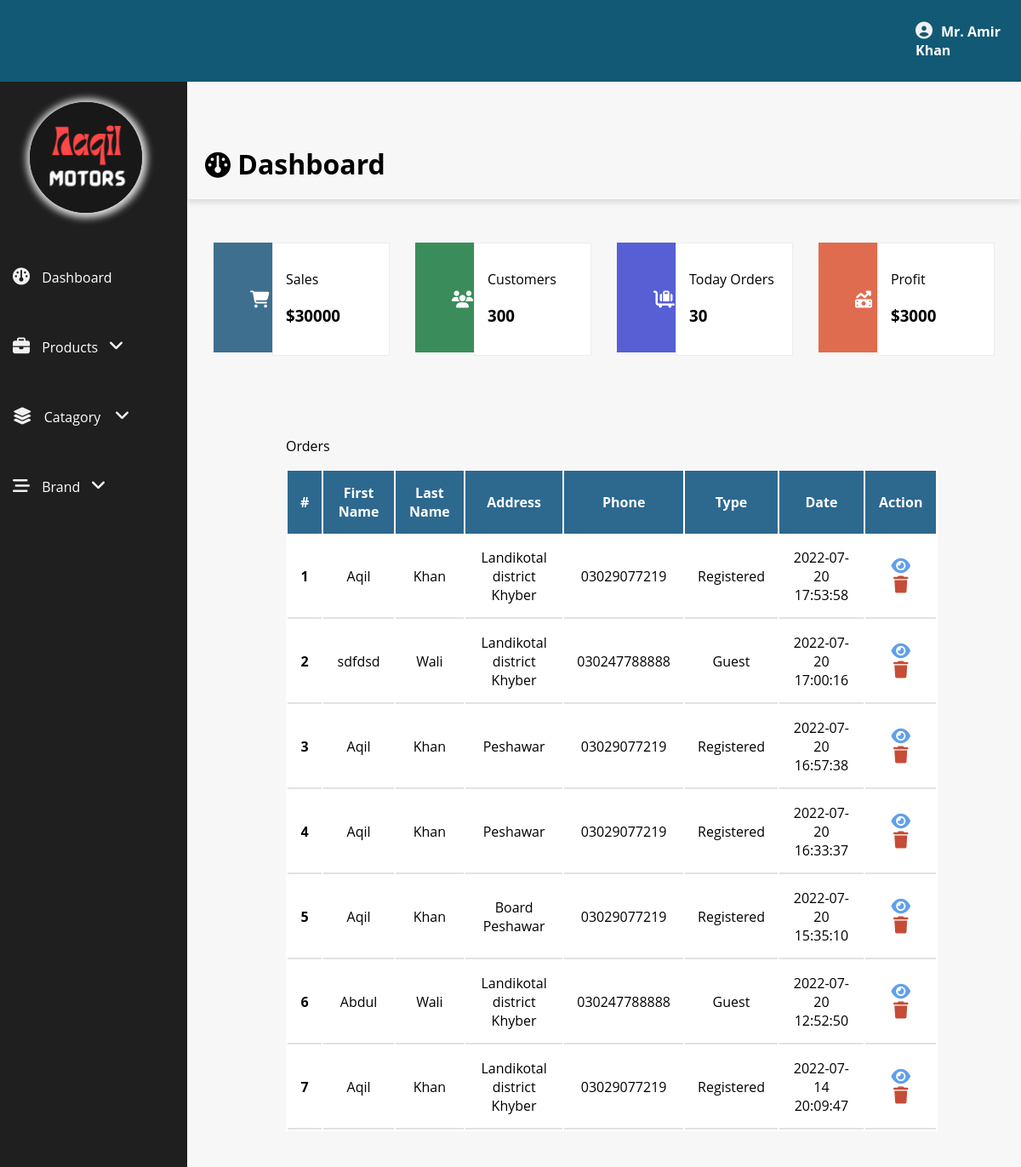
The page /vehicle_store/admin/index.php (signed in) on the database its author committed.
### tables this page shows
CREATE TABLE `order_customer` (
  `id` int(20) NOT NULL,
  `first_name` varchar(255) NOT NULL,
  `last_name` varchar(255) NOT NULL,
  `email` varchar(255) NOT NULL,
  `phone` varchar(255) NOT NULL,
  `address` varchar(2000) NOT NULL,
  `date` varchar(255) NOT NULL,
  `type` varchar(255) NOT NULL
);

### vehicle_store/admin/database.php (called while the page is built, shortened)
<?php
class Database
{
	private $db_host = "localhost";
	private $db_root = "root";
	private $db_password = "";
	private $db_name = "vehicle_store";
	private $conn = false;
	private $result = array();
	public function __construct()
	{
		if (!$this->conn) {
			$this->mysqli = new mysqli($this->db_host, $this->db_root, $this->db_password, $this->db_name);
			$this->conn = true;
		} else {
			return true;
		}
	}
	public function sql_select($sql)
	{
		$query = $this->mysqli->query($sql);
		if ($query) {
			$this->result = $query->fetch_all(MYSQLI_ASSOC);
			return true;
		} else {
			array_push($this->result, "An error occured");
			return false;
		}
	}
	public function getResult()
	{
		$message = $this->result;
		$this->result = array();
		return $message;
	}
}

### vehicle_store/admin/index.php (the view, shortened to what this page needs)
<?php
include "database.php";
$select_orders = new Database();
$sql = "SELECT * FROM order_customer ORDER BY id desc";
$select_orders->sql_select($sql);
?>
<!DOCTYPE html>
<html lang="en">
<head>
	<link rel="stylesheet" href="https://cdnjs.cloudflare.com/ajax/libs/font-awesome/6.1.1/css/all.min.css"
 />
	<link rel="stylesheet" href="style.css">
</head>
<body>
	<?php require "header.php"; ?>
	<div class="main">
		<div class="sidebar-section col-2">
			<?php require "sidebar.php" ?>
		</div>
		<div class="content">
			<div class="dash-title">
				<h1><i class="fa-solid fa-gauge"></i> Dashboard</h1>
			</div>
			<div class="col-12">
				<div class="row">
					<div class="card-row">
						<div class="cards col-3">
							<div class="row">
								<div class="sales-icon sales col-4">
									<h2>
										<i class="fa-solid fa-cart-shopping"></i>
									</h2>
								</div>
								<div class="sales-desc sales col-8">
									<p>Sales</p>
									<h3>$30000</h3>
								</div>
							</div>
						</div>
						<div class="cards col-3">
							<div class="row">
								<div class="sales-icon customers col-4">
									<h2>
										<i class="fa-solid fa-users"></i>
									</h2>
								</div>
								<div class="sales-desc customers col-8">
									<p>Customers</p>
									<h3>300</h3>
								</div>
							</div>
						</div>
					</div>
					<div class="card-row">
						<div class="cards col-3">
							<div class="row">
								<div class="sales-icon orders col-4">
									<h2>
										<i class="fa-solid fa-cart-flatbed-suitcase"></i>
									</h2>
								</div>
								<div class="sales-desc orders col-8">
									<p>Today Orders</p>
									<h3>30</h3>
								</div>
							</div>
						</div>
						<div class="cards col-3">
							<div class="row">
								<div class="sales-icon profit  col-4">
									<h2>
										<i class="fa-solid fa-money-bill-trend-up"></i>
									</h2>
								</div>
								<div class="sales-desc profit col-8">
									<p>Profit</p>
									<h3>$3000</h3>
								</div>
							</div>
						</div>
					</div>
				</div>
			</div>
			<div class="row">
				<div class="col-11">
					<form id="form1" action="delete_multiple.php" method="post">
						<p>Orders</p>
						<table id="table1">
							<thead>
								<tr>
									<th>#</th>
									<th>First Name</th>
									<th>Last Name</th>
									<th>Address</th>
									<th>Phone</th>
									<th>Type</th>
									<th>Date</th>
									<th>Action</th>
								</tr>
							</thead>
							<tbody>
								<?php
								$sr = 1;
								foreach ($select_orders->getResult() as $value) {
								?>
								<tr>
									<td><b><?php echo $sr ?></b></td>
									<td><?php echo $value['first_name'] ?></td>
									<td><?php echo $value['last_name'] ?></td>
									<td><?php echo $value['address'] ?></td>
									<td><?php echo $value['phone'] ?></td>
									<td><?php echo $value['type'] ?></td>
									<td><?php echo $value['date'] ?></td>
									<td>
										<a id="details" href="order_details.php?id=<?php echo $value['id'] ?>" title="View Order Details"><i
												class="fa-solid fa-eye"></i></a>
										<a id="deletesingle" href=""><i class="fa-solid fa-trash"></i></a>
									</td>
								</tr>
								<?php
									$sr++;
								} ?>
							</tbody>
						</table>
					</form>
				</div>
			</div>
		</div>
</body>
</html>

### vehicle_store/admin/header.php (shortened to what this page needs)
<div id="navbar" class="navbar">
	<ul class="cart">
		<?php
		if ($_SESSION['admin_email'] == true) { ?>
		<li class="dropdown">
			<span class="dropbtn"><i class="fa-solid fa-circle-user"></i><b><?php echo $_SESSION['name'] ?> </b></span>
		</li>
		<?php
		} ?>
	</ul>
</div>

### vehicle_store/admin/sidebar.php (shortened to what this page needs)
<div id="sidebar" class="sidebar">
	<img src="images/logo4.png" alt="">
	<ul>
		<li><a href="index.php"><i class="fa-solid fa-gauge"></i> Dashboard</a></li>
		<li class="dropdown">
			<span class="dropbtn"><i class="fa-solid fa-briefcase"></i> Products &nbsp;&nbsp;<i
					class="fa-solid fa-angle-down"></i></span>
		</li>
		<li class="dropdown">
			<span class="dropbtn"><i class="fa-solid fa-layer-group"></i> Catagory &nbsp;&nbsp; <i
					class="fa-solid fa-angle-down"></i></span>
		</li>
		<li class="dropdown">
			<span class="dropbtn"><i class="fa-solid fa-bars-staggered"></i> Brand &nbsp;&nbsp;<i
					class="fa-solid fa-angle-down"></i></span>
		</li>
	</ul>
</div>

### rows shown on the page
order_customer: first_name "Aqil", last_name "Khan", address "Landikotal district Khyber", phone "03029077219", type "Registered", date "2022-07-20 17:53:58"
order_customer: first_name "sdfdsd", last_name "Wali", address "Landikotal district Khyber", phone "030247788888", type "Guest", date "2022-07-20 17:00:16"
order_customer: first_name "Aqil", last_name "Khan", address "Peshawar", phone "03029077219", type "Registered", date "2022-07-20 16:57:38"
order_customer: first_name "Aqil", last_name "Khan", address "Peshawar", phone "03029077219", type "Registered", date "2022-07-20 16:33:37"
order_customer: first_name "Aqil", last_name "Khan", address "Board Peshawar", phone "03029077219", type "Registered", date "2022-07-20 15:35:10"
order_customer: first_name "Abdul", last_name "Wali", address "Landikotal district Khyber", phone "030247788888", type "Guest", date "2022-07-20 12:52:50"
order_customer: first_name "Aqil", last_name "Khan", address "Landikotal district Khyber", phone "03029077219", type "Registered", date "2022-07-14 20:09:47"

### other values the page prints
$_SESSION['name'] "Mr. Amir Khan"
